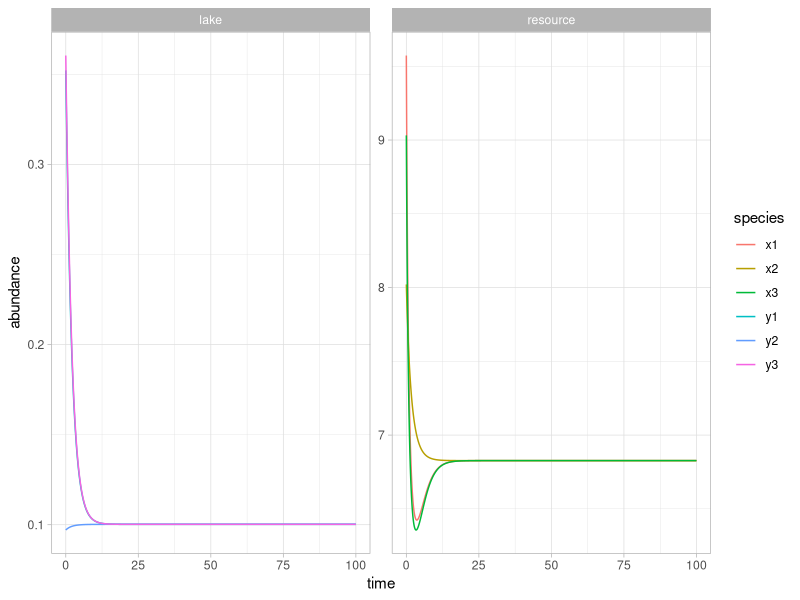
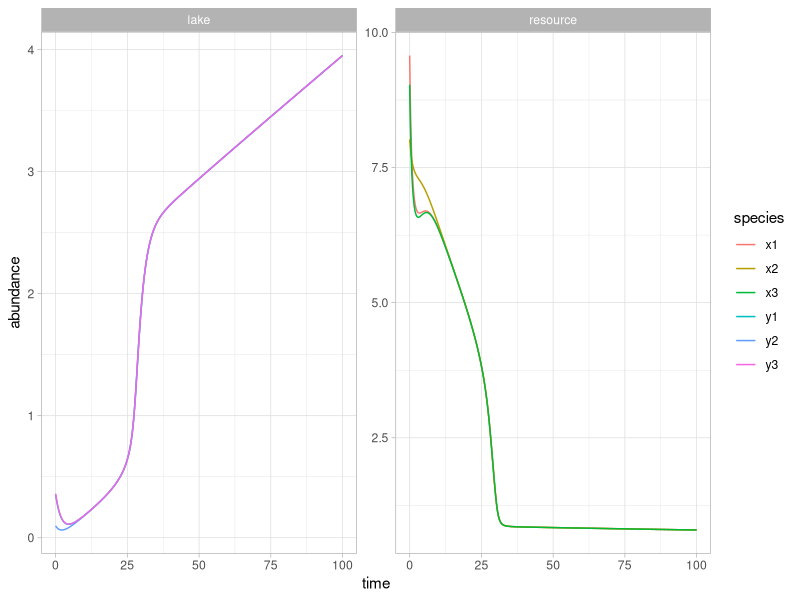
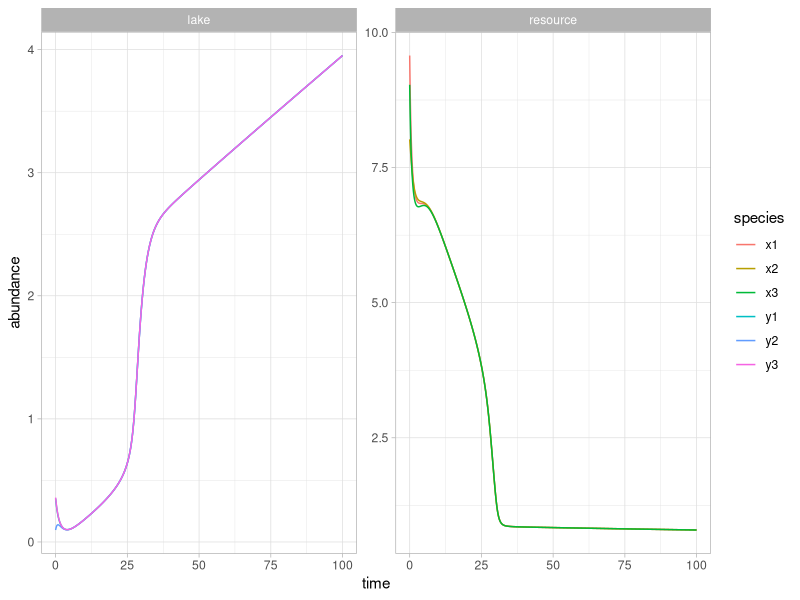
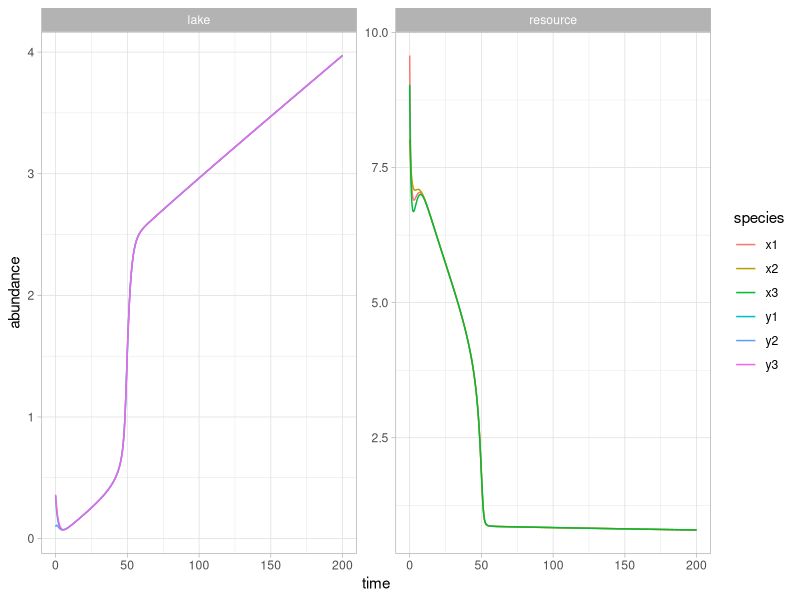
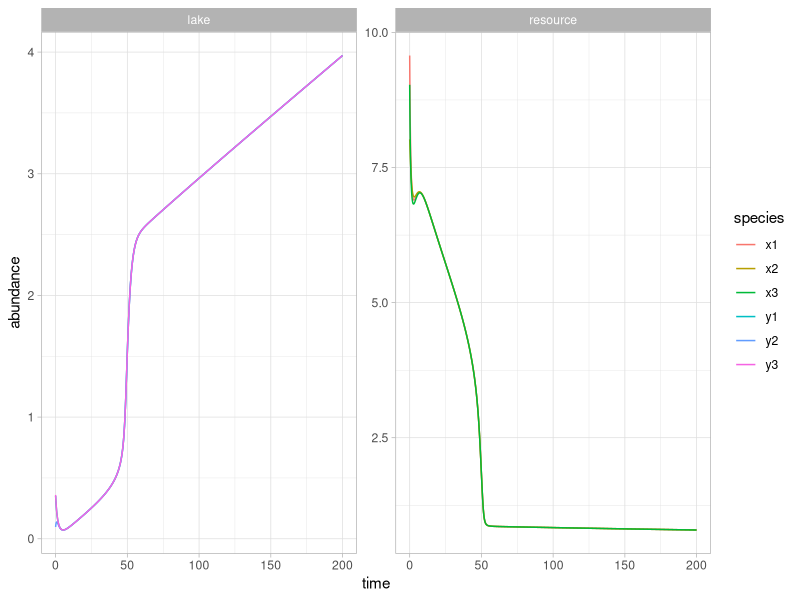
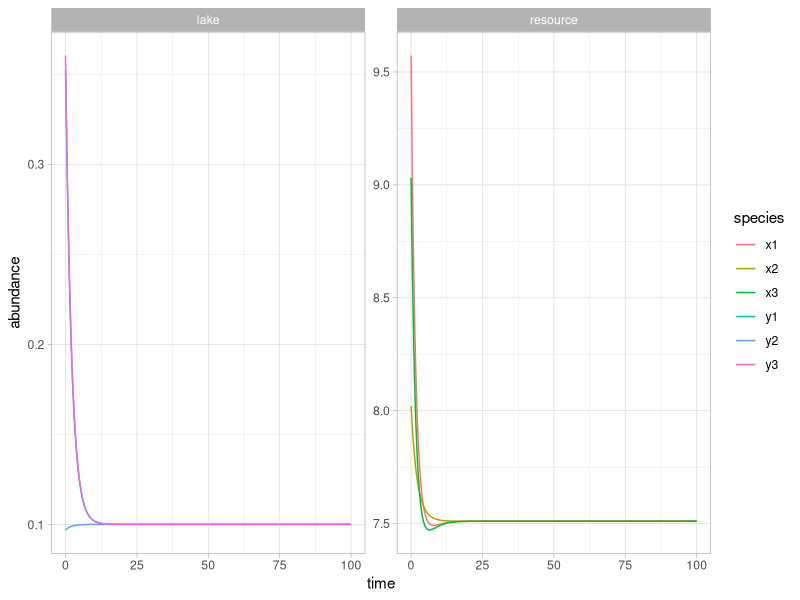
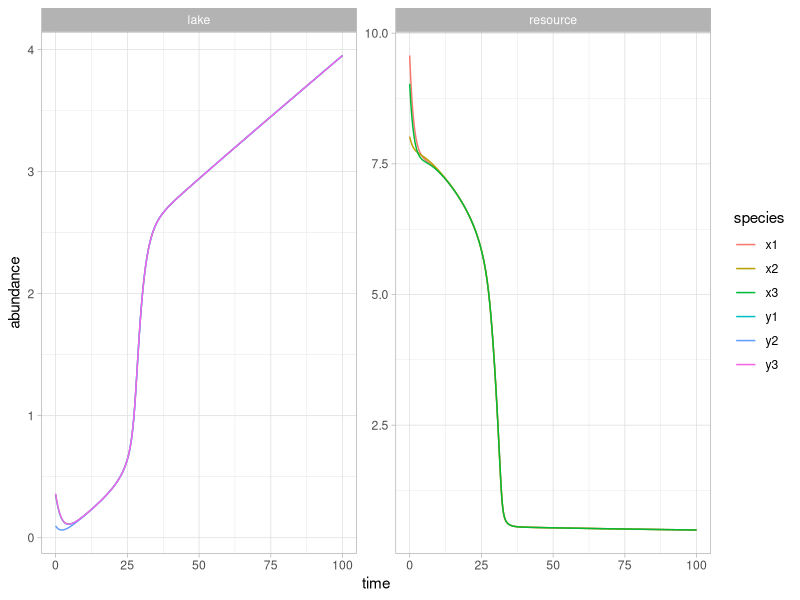
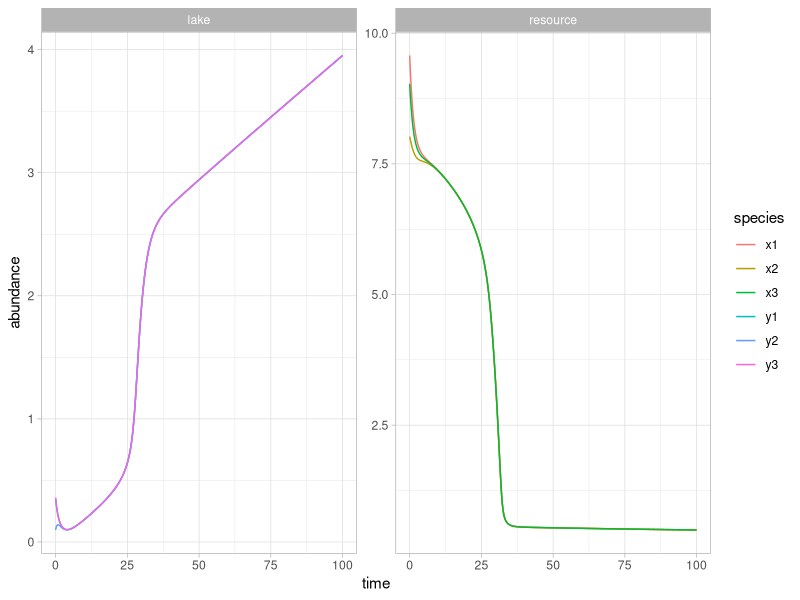

The R script that drew these images, in order:
## ---- chunk 1
knitr::opts_chunk$set(comment=NA, fig.width=7, fig.height=3.5, tidy = TRUE)
## ---- chunk 2
library(deSolve)
# library(deTestSet)
library(tidyverse)
library(rlang)
## ---- chunk 3

link_f <- expr((1 / (1 + y))) ## This is the link function

## set matrixes
n <- 3      # number of system elements (resources, lakes)
Dij <- matrix(0,
  #runif(n^2, min = 0.02, max = 0.05),
  ncol = n, nrow = n)
diag(Dij) <- 0
Lij <- matrix(0,
  #runif(n^2, min = 0.02, max = 0.05),
  ncol = n, nrow = n)
diag(Lij) <- 0

rootfun <- function(t,y,parms) {as.numeric(!any(y<0))}
# This is where we define your event function
# Add this directly above your call to ode()
  posfun <- function(t, y, parms){
    with(as.list(y), {
      y[which(y<0)] <- 0  
      return(y)
    })
  }


## Coupled equations

coupled <- function(t, yini, params){
  with(as.list(c(yini, params)), {
    x <- yini[1:n]          # n is the number of resources or lakes
    y <- yini[(1+n):(n*2)]  # yini has n inintial contidions for resources and lakes
    
    dx <- R * x * (1- x/ (K * eval(link_f) ) ) - c *((x^a) / (1 + (x^a) )) - rowSums(Dij * Qi * outer(x, x, FUN = "-")) + colSums(Dij * Qi * outer(x, x, FUN = "-"))
    dy <- u - (b*y) + v * (y^beta/(1^beta + y^beta)) - rowSums(Lij * Zi * outer(y, y, FUN = "-")) + colSums(Lij * Zi * outer(y, y, FUN = "-"))
    
    return(list(c(dx, dy)))
  })
}

# J200603: Note that I modified the code for the diffusion term to account for row and col sums. I did the exercise in paper. Row and Col sums are necessary because each represent outputs and inputs in that time step; but the quantity and direction depends on the state variable in t-1. The directionality of the network is lost despite an asymmetric matrix, because the sign of the quantity flow changes over time. 


## Parameters
params <- list(
  v = 1,
  u = 0.05,
  #Yi = 2.5, == Zi # to be consisten with notation.
  beta = 4 ,
  Dij = Dij,
  Qi = 0.33,
  Lij = Lij,
  Zi = 0.33,
  R =  1,        # Growth rate
  K = 10,        # carryng capacity
  a =  4,        # maximum level after crossing the threshold
  c = 1.7,
  b = 1/2
)
## Initial conditions
yini <- c(x = c(runif(n, 8,12)),   # x are resources
          y = c(runif(n, 0, 0.5))) # y are lakes

## set up time steps
times <- seq(from = 0, to = 100, by = 0.01)

## run the model
#print(system.time(
    out <- ode(
      y = yini, times = times, 
      parms = params, func = coupled, root = rootfun,
      #method = "bdf", ## see help("ode") for more methods
      events=list(func = posfun, time = times, root = TRUE)
    )
#))
## ---- chunk 4
out %>%
  as_tibble() %>% 
  gather(key = "species", value = "abundance", 2:7) %>% 
  mutate(type = str_remove_all(species, "[:digit:]"),
         type = ifelse(type == "x", "resource", "lake")) %>%
  #filter(time < 35) %>%
  ggplot(aes(time, abundance)) + 
  geom_line(aes(color = species)) +
  facet_wrap(~type, scales = "free") +
  theme_light()
## ---- chunk 5
## slow variable 
# varying consumption term
df_pollution <- data.frame(year = seq(0, 100, 1), c = seq(0.01, 1, length.out = 101 ))
u_var <- approxfun(df_pollution)


coupled <- function(t, yini, params){
  with(as.list(c(yini, params)), {
    x <- yini[1:n]          # n is the number of resources or lakes
    y <- yini[(1+n):(n*2)]      # yini has n inintial contidions for resources and lakes
    u <- u_var(t)
    
    dx <- R * x * (1- x/ (K * eval(link_f) ) ) - c *((x^a) / (1 + (x^a) )) - rowSums(Dij * Qi * outer(x, x, FUN = "-")) + colSums(Dij * Qi * outer(x, x, FUN = "-"))
    dy <- u - (b*y) + v * (y^beta/(1^beta + y^beta)) - rowSums(Lij * Zi * outer(y, y, FUN = "-")) + colSums(Lij * Zi * outer(y, y, FUN = "-"))
    
    return(list(c(dx, dy)))
  })
}

## Parameters same as before, no need to run again

## run the model
#print(system.time(
    out <- ode(
      y = yini, times = times, parms = params, func = coupled,
      #method = "bdf", ## see help("ode") for more methods
      events=list(func = posfun, time = times)
    )
#))
#Plot results
out %>%
  as_tibble() %>% 
  gather(key = "species", value = "abundance", 2:7) %>% 
  mutate(type = str_remove_all(species, "[:digit:]"),
         type = ifelse(type == "x", "resource", "lake")) %>%
  #filter(time < 35) %>%
  ggplot(aes(time, abundance)) + 
  geom_line(aes(color = species)) +
  facet_wrap(~type, scales = "free") +
  theme_light()

## ---- chunk 6
## set matrixes
n <- 3
Dij <- matrix(0,
  #runif(n^2, min = 0.02, max = 0.05),
  ncol = n, nrow = n)
diag(Dij) <- 0


Lij <- matrix(c(
  0,1,0,
  0,0,1,
  0,0,0
),
  ncol = n, nrow = n, byrow = T)
diag(Lij) <- 0

## Parameters: update matrices
params <- list(
  v = 1,
  # u = 0.05,
  beta = 4 ,
  Dij = Dij,
  Qi = 1/n,
  Lij = Lij,
  Zi = 1/n,
  R =  1,        # Growth rate
  K = 10,        # carryng capacity
  a =  4,        # maximum level after crossing the threshold
  c = 1.7,
  b = 1/2
)
## run the model
#print(system.time(
    out <- ode(
      y = yini, times = times, parms = params, func = coupled, rootfun = rootfun,
      #method = "bdf", ## see help("ode") for more methods
      events=list(func = posfun, time = times, root = TRUE)
    )
#))
#Plot results
out %>%
  as_tibble() %>% 
  gather(key = "species", value = "abundance", 2:7) %>% 
  mutate(type = str_remove_all(species, "[:digit:]"),
         type = ifelse(type == "x", "resource", "lake")) %>%
  #filter(time < 35) %>%
  ggplot(aes(time, abundance)) + 
  geom_line(aes(color = species)) +
  facet_wrap(~type, scales = "free") +
  theme_light()


## ---- chunk 7
## Do you need to increase running time?
## slow variable
# varying consumption term
df_pollution <- data.frame(year = seq(0, 200, 1), c = seq(0.01, 1, length.out = 201 ))
u_var <- approxfun(df_pollution)


## set matrixes
n <- 3
Dij <- matrix(0,
  #runif(n^2, min = 0.02, max = 0.05),
  ncol = n, nrow = n)
diag(Dij) <- 0
Lij <- matrix(c(
  0,1,1,
  0,0,0,
  0,0,0
),
  ncol = n, nrow = n, byrow = F)
diag(Lij) <- 0

## Parameters
params <- list(
  v = 1,
  beta = 4 ,
  Dij = Dij,
  Qi = 1/n,
  Lij = Lij,
  Zi = 1/n,
  R =  1,        # Growth rate
  K = 10,        # carryng capacity
  a =  4,        # maximum level after crossing the threshold
  c = 1.7,
  b = 1/2
)

## run the model
#print(system.time(
    out <- ode(
      y = yini, times = seq(from = 0, to = 200, by = 0.01), 
      parms = params, func = coupled, rootfun = rootfun,
      method = "lsoda", ## see help("ode") for more methods
      events=list(func = posfun, root = TRUE)
    )
#))
#Plot results
out %>%
  as_tibble() %>% 
  gather(key = "species", value = "abundance", 2:7) %>% 
  mutate(type = str_remove_all(species, "[:digit:]"),
         type = ifelse(type == "x", "resource", "lake")) %>%
  #filter(time < 35) %>%
  ggplot(aes(time, abundance)) + 
  geom_line(aes(color = species)) +
  facet_wrap(~type, scales = "free") +
  theme_light()

## ---- chunk 8
## Do you need to increase running time?
## slow variable
# varying consumption term
df_pollution <- data.frame(year = seq(0, 200, 1), c = seq(0.01, 1, length.out = 201 ))
u_var <- approxfun(df_pollution)


## set matrixes
n <- 3
Dij <- matrix(0,
  #runif(n^2, min = 0.02, max = 0.05),
  ncol = n, nrow = n, byrow = TRUE)
diag(Dij) <- 0
Lij <- matrix(c(
  0,1,0,
  0,0,1,
  1,0,0
),
  ncol = n, nrow = n, byrow = F)
diag(Lij) <- 0

## Parameters
params <- list(
  v = 1,
  # u = 0.05,
  # Yi = 2.5, == Zi # to be consisten with notation.
  beta = 4 ,
  Dij = Dij,
  Qi = 1/n,
  Lij = Lij,
  Zi = 1/n,
  R =  1,        # Growth rate
  K = 10,        # carryng capacity
  a =  4,        # maximum level after crossing the threshold
  c = 1.7,
  b = 1/2
)

## run the model
#print(system.time(
    out <- ode(
      y = yini, times = seq(from = 0, to = 200, by = 0.1), 
      parms = params, func = coupled, rootfun = rootfun,
      #method = "bdf", ## see help("ode") for more methods
      events=list(func = posfun, root = TRUE)
    )
#))
#Plot results
out %>%
  as_tibble() %>% 
  gather(key = "species", value = "abundance", 2:7) %>% 
  mutate(type = str_remove_all(species, "[:digit:]"),
         type = ifelse(type == "x", "resource", "lake")) %>%
  #filter(time < 35) %>%
  ggplot(aes(time, abundance)) + 
  geom_line(aes(color = species)) +
  facet_wrap(~type, scales = "free") +
  theme_light()


## ---- chunk 9
## set matrixes
n <- 3
Dij <- matrix(0,
  #runif(n^2, min = 0.02, max = 0.05),
  ncol = n, nrow = n)
diag(Dij) <- 0
Lij <- matrix(0,
  #runif(n^2, min = 0.02, max = 0.05),
  ncol = n, nrow = n)
diag(Lij) <- 0


# This is where we define your event function
# Add this directly above your call to ode()
  posfun <- function(t, y, parms){
    with(as.list(y), {
      y[which(y<0)] <- 0  
      return(y)
    })
  }


coupled <- function(t, yini, params){
  with(as.list(c(yini, params)), {
    x <- yini[1:3]
    y <- yini[4:6]
    
    dx <- R * eval(link_f) *  x * (1- x/ (K  ) ) - c *((x^a) / (1 + (x^a) )) - rowSums(Dij * Qi * outer(x, x, FUN = "-")) + colSums(Dij * Qi * outer(x, x, FUN = "-"))
    dy <- u - (b*y) + v * (y^beta/(1^beta + y^beta)) - rowSums(Lij * Zi * outer(y, y, FUN = "-")) + colSums(Lij * Zi * outer(y, y, FUN = "-"))
    return(list(c(dx, dy)))
  })
}

## Parameters
params <- list(
  v = 1,
  u = 0.05,
  # Yi = 2.5, == Zi # to be consisten with notation.
  beta = 4 ,
  Dij = Dij,
  Qi = 1/n,
  Lij = Lij,
  Zi = 1/n,
  R =  1,        # Growth rate
  K = 10,        # carryng capacity
  a =  4,        # maximum level after crossing the threshold
  c = 1.7,
  b = 1/2
)


## run the model
#print(system.time(
    out <- ode(
      y = yini, times = times, parms = params, 
      func = coupled, rootfun = rootfun,
      #method = "bdf", ## see help("ode") for more methods
      events=list(func = posfun, root = TRUE)
    )
#))
## ---- chunk 10
out %>%
  as_tibble() %>% 
  gather(key = "species", value = "abundance", 2:7) %>% 
  mutate(type = str_remove_all(species, "[:digit:]"),
         type = ifelse(type == "x", "resource", "lake")) %>%
  #filter(time < 35) %>%
  ggplot(aes(time, abundance)) + 
  geom_line(aes(color = species)) +
  facet_wrap(~type, scales = "free") +
  theme_light()
## ---- chunk 11
## slow variable 
# varying consumption term
df_pollution <- data.frame(year = seq(0, 100, 1), c = seq(0.01, 1, length.out = 101 ))
u_var <- approxfun(df_pollution)


coupled <- function(t, yini, params){
  with(as.list(c(yini, params)), {
    x <- yini[1:3]
    y <- yini[4:6]
    u <- u_var(t)
    
    dx <- R * eval(link_f) *  x * (1- x/ (K  ) ) - c *((x^a) / (1 + (x^a) )) - rowSums(Dij * Qi * outer(x, x, FUN = "-")) + colSums(Dij * Qi * outer(x, x, FUN = "-"))
    dy <- u - (b*y) + v * (y^beta/(1^beta + y^beta)) - rowSums(Lij * Zi * outer(y, y, FUN = "-")) + colSums(Lij * Zi * outer(y, y, FUN = "-"))
    
    return(list(c(dx, dy)))
  })
}
## Parameters
params <- list(
  v = 1,
  u = 0.05,
  # Yi = 2.5, == Zi # to be consisten with notation.
  beta = 4 ,
  Dij = Dij,
  Qi = 1/n,
  Lij = Lij,
  Zi = 1/n,
  R =  1,        # Growth rate
  K = 10,        # carryng capacity
  a =  4,        # maximum level after crossing the threshold
  c = 1.7,
  b = 1/2
)

## run the model
#print(system.time(
    out <- ode(
      y = yini, times = times, parms = params, 
      func = coupled, rootfun = rootfun,
      #method = "bdf", ## see help("ode") for more methods
      events=list(func = posfun, root = TRUE)
    )
#))
#Plot results
out %>%
  as_tibble() %>% 
  gather(key = "species", value = "abundance", 2:7) %>% 
  mutate(type = str_remove_all(species, "[:digit:]"),
         type = ifelse(type == "x", "resource", "lake")) %>%
  #filter(time < 35) %>%
  ggplot(aes(time, abundance)) + 
  geom_line(aes(color = species)) +
  facet_wrap(~type, scales = "free") +
  theme_light()

## ---- chunk 12
## set matrixes
n <- 3
Dij <- matrix(0,
  #runif(n^2, min = 0.02, max = 0.05),
  ncol = n, nrow = n)
diag(Dij) <- 0
Lij <- matrix(c(
  0,1,0,
  0,0,1,
  0,0,0
),
  ncol = n, nrow = n, byrow = T)
diag(Lij) <- 0

## Parameters
params <- list(
  v = 1,
  u = 0.05,
  # Yi = 2.5, == Zi # to be consisten with notation.
  beta = 4 ,
  Dij = Dij,
  Qi = 1/n,
  Lij = Lij,
  Zi = 1/n,
  R =  1,        # Growth rate
  K = 10,        # carryng capacity
  a =  4,        # maximum level after crossing the threshold
  c = 1.7,
  b = 1/2
)

## run the model
#print(system.time(
    out <- ode(
      y = yini, times = times, parms = params, 
      func = coupled, rootfun = rootfun,
      #method = "bdf", ## see help("ode") for more methods
      events=list(func = posfun, root = TRUE)
    )
#))
#Plot results
out %>%
  as_tibble() %>% 
  gather(key = "species", value = "abundance", 2:7) %>% 
  mutate(type = str_remove_all(species, "[:digit:]"),
         type = ifelse(type == "x", "resource", "lake")) %>%
  #filter(time < 35) %>%
  ggplot(aes(time, abundance)) + 
  geom_line(aes(color = species)) +
  facet_wrap(~type, scales = "free") +
  theme_light()

## ---- chunk 13
## set matrixes
n <- 3
Dij <- matrix(0,
  #runif(n^2, min = 0.02, max = 0.05),
  ncol = n, nrow = n)
diag(Dij) <- 0
Lij <- matrix(c(
  0,1,1,
  0,0,0,
  0,0,0
),
  ncol = n, nrow = n, byrow = T)
diag(Lij) <- 0
## Parameters
params <- list(
  v = 1,
  u = 0.05,
  # Yi = 2.5, == Zi # to be consisten with notation.
  beta = 4 ,
  Dij = Dij,
  Qi = 1/n,
  Lij = Lij,
  Zi = 1/n,
  R =  1,        # Growth rate
  K = 10,        # carryng capacity
  a =  4,        # maximum level after crossing the threshold
  c = 1.7,
  b = 1/2
)
## run the model
#print(system.time(
    out <- ode(
      y = yini, times = times, parms = params, 
      func = coupled, rootfun = rootfun,
      method = "bdf", ## see help("ode") for more methods
      events=list(func = posfun, root = TRUE)
    )
#))
#Plot results
out %>%
  as_tibble() %>% 
  gather(key = "species", value = "abundance", 2:7) %>% 
  mutate(type = str_remove_all(species, "[:digit:]"),
         type = ifelse(type == "x", "resource", "lake")) %>%
  #filter(time < 35) %>%
  ggplot(aes(time, abundance)) + 
  geom_line(aes(color = species)) +
  facet_wrap(~type, scales = "free") +
  theme_light()

## ---- chunk 14
## Do you need to increase running time?
# ## slow variable 
# # varying consumption term
df_pollution <- data.frame(year = seq(0, 200, 1), c = seq(0.01, 1, length.out = 201 ))
u_var <- approxfun(df_pollution)


## set matrixes
n <- 3
Dij <- matrix(0,
  #runif(n^2, min = 0.02, max = 0.05),
  ncol = n, nrow = n, byrow = TRUE)
diag(Dij) <- 0
Lij <- matrix(c(
  0,1,0,
  0,0,1,
  1,0,0
),
  ncol = n, nrow = n, byrow = F)
diag(Lij) <- 0

## Parameters
params <- list(
  v = 1,
  # u = 0.05,
  # Yi = 2.5, == Zi # to be consisten with notation.
  beta = 4 ,
  Dij = Dij,
  Qi = 1/n,
  Lij = Lij,
  Zi = 1/n,
  R =  1,        # Growth rate
  K = 10,        # carryng capacity
  a =  4,        # maximum level after crossing the threshold
  c = 1.7,
  b = 1/2
)

## run the model
#print(system.time(
    out <- ode(
      y = yini, times = seq(from = 0, to = 200, by = 0.01), 
      parms = params, func = coupled, rootfun = rootfun,
      #method = "bdf", ## see help("ode") for more methods
      events=list(func = posfun, root = TRUE)
    )
#))
#Plot results
out %>%
  as_tibble() %>% 
  gather(key = "species", value = "abundance", 2:7) %>% 
  mutate(type = str_remove_all(species, "[:digit:]"),
         type = ifelse(type == "x", "resource", "lake")) %>%
  #filter(time < 35) %>%
  ggplot(aes(time, abundance)) + 
  geom_line(aes(color = species)) +
  facet_wrap(~type, scales = "free") +
  theme_light()


## ---- chunk 15
## set matrixes
n <- 3
Dij <- matrix(0,
  #runif(n^2, min = 0.02, max = 0.05),
  ncol = n, nrow = n)
diag(Dij) <- 0
Lij <- matrix(0,
  #runif(n^2, min = 0.02, max = 0.05),
  ncol = n, nrow = n)
diag(Lij) <- 0


# This is where we define your event function
# Add this directly above your call to ode()
  posfun <- function(t, y, parms){
    with(as.list(y), {
      y[which(y<0)] <- 0  
      return(y)
    })
  }


## Slow variable? perhaps latter

coupled <- function(t, yini, params){
  with(as.list(c(yini, params)), {
    x <- yini[1:3]
    y <- yini[4:6]
    
    dx <- R  *  x * (1- x/ (K  ) ) - c * eval(link_f) *((x^a) / (1 + (x^a) )) - rowSums(Dij * Qi * outer(x, x, FUN = "-")) + colSums(Dij * Qi * outer(x, x, FUN = "-"))
    dy <- u - (b*y) + v * (y^beta/(1^beta + y^beta)) - rowSums(Lij * Zi * outer(y, y, FUN = "-")) + colSums(Lij * Zi * outer(y, y, FUN = "-"))
     
    return(list(c(dx, dy)))
  })
}

## Parameters
params <- list(
  v = 1,
  u = 0.05,
  # Yi = 2.5, == Zi # to be consisten with notation.
  beta = 4 ,
  Dij = Dij,
  Qi = 1/n,
  Lij = Lij,
  Zi = 1/n,
  R =  1,        # Growth rate
  K = 10,        # carryng capacity
  a =  4,        # maximum level after crossing the threshold
  c = 1.7,
  b = 1/2
)


## run the model
#print(system.time(
    out <- ode(
      y = yini, times = times, parms = params, func = coupled,
      rootfunc = rootfun,
      #method = "bdf", ## see help("ode") for more methods
      events=list(func = posfun, root = TRUE)
    )
#))
## ---- chunk 16
out %>%
  as_tibble() %>% 
  gather(key = "species", value = "abundance", 2:7) %>% 
  mutate(type = str_remove_all(species, "[:digit:]"),
         type = ifelse(type == "x", "resource", "lake")) %>%
  #filter(time < 35) %>%
  ggplot(aes(time, abundance)) + 
  geom_line(aes(color = species)) +
  facet_wrap(~type, scales = "free") +
  theme_light()
## ---- chunk 17
## slow variable 
# varying consumption term
df_pollution <- data.frame(year = seq(0, 100, 1), c = seq(0.01, 1, length.out = 101 ))
u_var <- approxfun(df_pollution)


coupled <- function(t, yini, params){
  with(as.list(c(yini, params)), {
    x <- yini[1:3]
    y <- yini[4:6]
    u <- u_var(t)
    
    dx <- R  *  x * (1- x/ (K  ) ) - c * eval(link_f) *((x^a) / (1 + (x^a) )) - rowSums(Dij * Qi * outer(x, x, FUN = "-")) + colSums(Dij * Qi * outer(x, x, FUN = "-"))
    dy <- u - (b*y) + v * (y^beta/(1^beta + y^beta)) - rowSums(Lij * Zi * outer(y, y, FUN = "-")) + colSums(Lij * Zi * outer(y, y, FUN = "-"))
    
    return(list(c(dx, dy)))
  })
}

## Parameters
params <- list(
  v = 1,
  u = 0.05,
  # Yi = 2.5, == Zi # to be consisten with notation.
  beta = 4 ,
  Dij = Dij,
  Qi = 1/n,
  Lij = Lij,
  Zi = 1/n,
  R =  1,        # Growth rate
  K = 10,        # carryng capacity
  a =  4,        # maximum level after crossing the threshold
  c = 1.7,
  b = 1/2
)

## run the model
#print(system.time(
    out <- ode(
      y = yini, times = times, parms = params, func = coupled,
      #method = "bdf", ## see help("ode") for more methods
      events=list(func = posfun, time = times)
    )
#))
#Plot results
out %>%
  as_tibble() %>% 
  gather(key = "species", value = "abundance", 2:7) %>% 
  mutate(type = str_remove_all(species, "[:digit:]"),
         type = ifelse(type == "x", "resource", "lake")) %>%
  #filter(time < 35) %>%
  ggplot(aes(time, abundance)) + 
  geom_line(aes(color = species)) +
  facet_wrap(~type, scales = "free") +
  theme_light()

## ---- chunk 18
## set matrixes
n <- 3
Dij <- matrix(0,
  #runif(n^2, min = 0.02, max = 0.05),
  ncol = n, nrow = n, byrow = TRUE)
diag(Dij) <- 0
Lij <- matrix(c(
  0,1,0,
  0,0,1,
  0,0,0
),
  ncol = n, nrow = n, byrow = F)
diag(Lij) <- 0
## Parameters
params <- list(
  v = 1,
  u = 0.05,
  # Yi = 2.5, == Zi # to be consisten with notation.
  beta = 4 ,
  Dij = Dij,
  Qi = 1/n,
  Lij = Lij,
  Zi = 1/n,
  R =  1,        # Growth rate
  K = 10,        # carryng capacity
  a =  4,        # maximum level after crossing the threshold
  c = 1.7,
  b = 1/2
)
## run the model
#print(system.time(
    out <- ode(
      y = yini, times = times, parms = params, func = coupled,
      rootfun = rootfun,
      #method = "bdf", ## see help("ode") for more methods
      events=list(func = posfun, root = TRUE)
    )
#))
#Plot results
out %>%
  as_tibble() %>% 
  gather(key = "species", value = "abundance", 2:7) %>% 
  mutate(type = str_remove_all(species, "[:digit:]"),
         type = ifelse(type == "x", "resource", "lake")) %>%
  #filter(time < 35) %>%
  ggplot(aes(time, abundance)) + 
  geom_line(aes(color = species)) +
  facet_wrap(~type, scales = "free") +
  theme_light()

## ---- chunk 19
## set matrixes
n <- 3
Dij <- matrix(0,
  #runif(n^2, min = 0.02, max = 0.05),
  ncol = n, nrow = n, byrow = TRUE)
diag(Dij) <- 0
Lij <- matrix(c(
  0,1,1,
  0,0,0,
  0,0,0
),
  ncol = n, nrow = n, byrow = F)
diag(Lij) <- 0
## Parameters
params <- list(
  v = 1,
  u = 0.05,
  # Yi = 2.5, == Zi # to be consisten with notation.
  beta = 4 ,
  Dij = Dij,
  Qi = 1/n,
  Lij = Lij,
  Zi = 1/n,
  R =  1,        # Growth rate
  K = 10,        # carryng capacity
  a =  4,        # maximum level after crossing the threshold
  c = 1.7,
  b = 1/2
)
## run the model
#print(system.time(
    out <- ode(
      y = yini, times = times, parms = params, func = coupled,
      rootfun = rootfun,
      #method = "bdf", ## see help("ode") for more methods
      events=list(func = posfun, root = TRUE)
    )
#))
#Plot results
out %>%
  as_tibble() %>% 
  gather(key = "species", value = "abundance", 2:7) %>% 
  mutate(type = str_remove_all(species, "[:digit:]"),
         type = ifelse(type == "x", "resource", "lake")) %>%
  #filter(time < 35) %>%
  ggplot(aes(time, abundance)) + 
  geom_line(aes(color = species)) +
  facet_wrap(~type, scales = "free") +
  theme_light()


## ---- chunk 20
## Do you need to increase running time?
# ## slow variable 
# # varying consumption term
df_pollution <- data.frame(year = seq(0, 200, 1), c = seq(0.01, 1, length.out = 201 ))
u_var <- approxfun(df_pollution)


## set matrixes
n <- 3
Dij <- matrix(0,
  #runif(n^2, min = 0.02, max = 0.05),
  ncol = n, nrow = n, byrow = TRUE)
diag(Dij) <- 0
Lij <- matrix(c(
  0,1,0,
  0,0,1,
  1,0,0
),
  ncol = n, nrow = n, byrow = TRUE)
diag(Lij) <- 0
## Parameters
params <- list(
  v = 1,
  u = 0.05,
  # Yi = 2.5, == Zi # to be consisten with notation.
  beta = 4 ,
  Dij = Dij,
  Qi = 1/n,
  Lij = Lij,
  Zi = 1/n,
  R =  1,        # Growth rate
  K = 10,        # carryng capacity
  a =  4,        # maximum level after crossing the threshold
  c = 1.7,
  b = 1/2
)
## run the model
#print(system.time(
    out <- ode(
      y = yini, times = seq(from = 0, to = 200, by = 0.01), 
      parms = params, func = coupled,
      #method = "bdf", ## see help("ode") for more methods
      events=list(func = posfun, time = times)
    )
#))
#Plot results
out %>%
  as_tibble() %>% 
  gather(key = "species", value = "abundance", 2:7) %>% 
  mutate(type = str_remove_all(species, "[:digit:]"),
         type = ifelse(type == "x", "resource", "lake")) %>%
  #filter(time < 35) %>%
  ggplot(aes(time, abundance)) + 
  geom_line(aes(color = species)) +
  facet_wrap(~type, scales = "free") +
  theme_light()


## ---- chunk 21
## set matrixes
n <- 3
Dij <- matrix(1,
  #runif(n^2, min = 0.02, max = 0.05),
  ncol = n, nrow = n)
diag(Dij) <- 0
Lij <- matrix(0,
  #runif(n^2, min = 0.02, max = 0.05),
  ncol = n, nrow = n)
diag(Lij) <- 0


coupled <- function(t, yini, params){
  with(as.list(c(yini, params)), {
    x <- yini[1:3]
    y <- yini[4:6]
    
    dx <- R  *  x * (1- x/ (K  ) ) - c  *((x^a) / (1 + (x^a) )) - rowSums(Dij * eval(link_f) * Qi * outer(x, x, FUN = "-")) + colSums(Dij * eval(link_f)* Qi * outer(x, x, FUN = "-"))
    dy <- u - (b*y) + v * (y^beta/(1^beta + y^beta)) - rowSums(Lij * Zi * outer(y, y, FUN = "-")) + colSums(Lij * Zi * outer(y, y, FUN = "-"))
     
    return(list(c(dx, dy)))
  })
}

## Parameters
params <- list(
  v = 1,
  u = 0.05,
  # Yi = 2.5, == Zi # to be consisten with notation.
  beta = 4 ,
  Dij = Dij,
  Qi = 1/n,
  Lij = Lij,
  Zi = 1/n,
  R =  1,        # Growth rate
  K = 10,        # carryng capacity
  a =  4,        # maximum level after crossing the threshold
  c = 1.7,
  b = 1/2
)

## run the model
#print(system.time(
    out <- ode(
      y = yini, times = times, parms = params, func = coupled,
      rootfunc = rootfun,
      #method = "bdf", ## see help("ode") for more methods
      events=list(func = posfun, root = TRUE)
    )
#))
